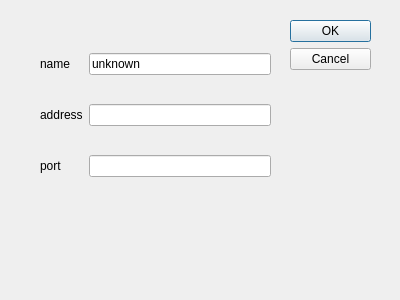
<?xml version="1.0" encoding="UTF-8"?>
<ui version="4.0">
 <class>JDlgNewServer</class>
 <widget class="QDialog" name="JDlgNewServer">
  <property name="geometry">
   <rect>
    <x>0</x>
    <y>0</y>
    <width>400</width>
    <height>300</height>
   </rect>
  </property>
  <property name="minimumSize">
   <size>
    <width>400</width>
    <height>300</height>
   </size>
  </property>
  <property name="maximumSize">
   <size>
    <width>400</width>
    <height>300</height>
   </size>
  </property>
  <property name="windowTitle">
   <string>Dialog</string>
  </property>
  <widget class="QDialogButtonBox" name="buttonBox">
   <property name="geometry">
    <rect>
     <x>290</x>
     <y>20</y>
     <width>81</width>
     <height>241</height>
    </rect>
   </property>
   <property name="orientation">
    <enum>Qt::Vertical</enum>
   </property>
   <property name="standardButtons">
    <set>QDialogButtonBox::Cancel|QDialogButtonBox::Ok</set>
   </property>
  </widget>
  <widget class="QWidget" name="gridLayoutWidget">
   <property name="geometry">
    <rect>
     <x>40</x>
     <y>30</y>
     <width>231</width>
     <height>171</height>
    </rect>
   </property>
   <layout class="QGridLayout" name="gridLayout">
    <item row="0" column="0">
     <widget class="QLabel" name="lab_name">
      <property name="text">
       <string>name</string>
      </property>
     </widget>
    </item>
    <item row="1" column="0">
     <widget class="QLabel" name="lab_address">
      <property name="text">
       <string>address</string>
      </property>
     </widget>
    </item>
    <item row="2" column="0">
     <widget class="QLabel" name="lab_port">
      <property name="text">
       <string>port</string>
      </property>
     </widget>
    </item>
    <item row="0" column="1">
     <widget class="QLineEdit" name="edt_name">
      <property name="text">
       <string>unknown</string>
      </property>
     </widget>
    </item>
    <item row="1" column="1">
     <widget class="QLineEdit" name="edt_address"/>
    </item>
    <item row="2" column="1">
     <widget class="QLineEdit" name="edt_port"/>
    </item>
   </layout>
  </widget>
 </widget>
 <resources/>
 <connections>
  <connection>
   <sender>buttonBox</sender>
   <signal>accepted()</signal>
   <receiver>JDlgNewServer</receiver>
   <slot>accept()</slot>
   <hints>
    <hint type="sourcelabel">
     <x>248</x>
     <y>254</y>
    </hint>
    <hint type="destinationlabel">
     <x>157</x>
     <y>274</y>
    </hint>
   </hints>
  </connection>
  <connection>
   <sender>buttonBox</sender>
   <signal>rejected()</signal>
   <receiver>JDlgNewServer</receiver>
   <slot>reject()</slot>
   <hints>
    <hint type="sourcelabel">
     <x>316</x>
     <y>260</y>
    </hint>
    <hint type="destinationlabel">
     <x>286</x>
     <y>274</y>
    </hint>
   </hints>
  </connection>
 </connections>
</ui>
